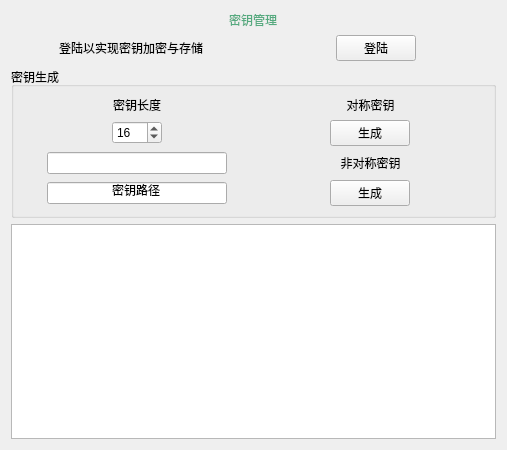
<?xml version="1.0" encoding="UTF-8"?>
<ui version="4.0">
 <class>Auth</class>
 <widget class="QWidget" name="Auth">
  <property name="geometry">
   <rect>
    <x>0</x>
    <y>0</y>
    <width>507</width>
    <height>450</height>
   </rect>
  </property>
  <property name="windowTitle">
   <string>密钥生成</string>
  </property>
  <layout class="QGridLayout" name="gridLayout_2">
   <item row="0" column="0">
    <layout class="QGridLayout" name="gridLayout">
     <item row="4" column="3">
      <widget class="QLabel" name="label_5">
       <property name="text">
        <string>&lt;html&gt;&lt;head/&gt;&lt;body&gt;&lt;p align=&quot;center&quot;&gt;登陆以实现密钥加密与存储&lt;/p&gt;&lt;/body&gt;&lt;/html&gt;</string>
       </property>
      </widget>
     </item>
     <item row="4" column="4" alignment="Qt::AlignHCenter">
      <widget class="QPushButton" name="pushButton_2">
       <property name="text">
        <string>登陆</string>
       </property>
      </widget>
     </item>
     <item row="5" column="3" colspan="2">
      <widget class="QGroupBox" name="groupBox">
       <property name="minimumSize">
        <size>
         <width>50</width>
         <height>120</height>
        </size>
       </property>
       <property name="title">
        <string>密钥生成</string>
       </property>
       <layout class="QGridLayout" name="gridLayout_4">
        <item row="1" column="1">
         <layout class="QGridLayout" name="gridLayout_3">
          <item row="0" column="0">
           <widget class="QLabel" name="label_3">
            <property name="minimumSize">
             <size>
              <width>0</width>
              <height>10</height>
             </size>
            </property>
            <property name="text">
             <string>&lt;html&gt;&lt;head/&gt;&lt;body&gt;&lt;p align=&quot;center&quot;&gt;密钥长度&lt;/p&gt;&lt;/body&gt;&lt;/html&gt;</string>
            </property>
           </widget>
          </item>
          <item row="2" column="0" alignment="Qt::AlignHCenter|Qt::AlignVCenter">
           <widget class="QLineEdit" name="lineEdit">
            <property name="minimumSize">
             <size>
              <width>180</width>
              <height>20</height>
             </size>
            </property>
            <property name="alignment">
             <set>Qt::AlignCenter</set>
            </property>
            <property name="readOnly">
             <bool>true</bool>
            </property>
            <property name="clearButtonEnabled">
             <bool>false</bool>
            </property>
           </widget>
          </item>
          <item row="1" column="1" alignment="Qt::AlignHCenter|Qt::AlignVCenter">
           <widget class="QPushButton" name="pushButton">
            <property name="minimumSize">
             <size>
              <width>0</width>
              <height>0</height>
             </size>
            </property>
            <property name="text">
             <string>生成</string>
            </property>
           </widget>
          </item>
          <item row="2" column="1">
           <widget class="QLabel" name="label">
            <property name="text">
             <string>非对称密钥</string>
            </property>
            <property name="alignment">
             <set>Qt::AlignCenter</set>
            </property>
           </widget>
          </item>
          <item row="1" column="0" alignment="Qt::AlignHCenter|Qt::AlignVCenter">
           <widget class="QSpinBox" name="spinBox">
            <property name="minimumSize">
             <size>
              <width>50</width>
              <height>20</height>
             </size>
            </property>
            <property name="value">
             <number>16</number>
            </property>
           </widget>
          </item>
          <item row="0" column="1">
           <widget class="QLabel" name="label_4">
            <property name="text">
             <string>&lt;html&gt;&lt;head/&gt;&lt;body&gt;&lt;p align=&quot;center&quot;&gt;对称密钥&lt;/p&gt;&lt;/body&gt;&lt;/html&gt;</string>
            </property>
           </widget>
          </item>
          <item row="3" column="1" alignment="Qt::AlignHCenter|Qt::AlignVCenter">
           <widget class="QPushButton" name="pushButton_3">
            <property name="text">
             <string>生成</string>
            </property>
           </widget>
          </item>
          <item row="3" column="0" alignment="Qt::AlignHCenter|Qt::AlignVCenter">
           <widget class="QLineEdit" name="lineEdit_2">
            <property name="minimumSize">
             <size>
              <width>180</width>
              <height>20</height>
             </size>
            </property>
            <property name="inputMask">
             <string/>
            </property>
            <property name="text">
             <string>密钥路径</string>
            </property>
            <property name="alignment">
             <set>Qt::AlignCenter</set>
            </property>
            <property name="readOnly">
             <bool>true</bool>
            </property>
           </widget>
          </item>
         </layout>
        </item>
       </layout>
      </widget>
     </item>
     <item row="9" column="3" colspan="2">
      <widget class="QTextBrowser" name="textBrowser">
       <property name="minimumSize">
        <size>
         <width>382</width>
         <height>71</height>
        </size>
       </property>
      </widget>
     </item>
     <item row="3" column="3" colspan="2" alignment="Qt::AlignHCenter">
      <widget class="QLabel" name="label_2">
       <property name="styleSheet">
        <string notr="true">font: 18pt &quot;华文楷体&quot;;</string>
       </property>
       <property name="text">
        <string>&lt;html&gt;&lt;head/&gt;&lt;body&gt;&lt;p&gt;&lt;span style=&quot; color:#55aa7f;&quot;&gt;密钥管理&lt;/span&gt;&lt;/p&gt;&lt;/body&gt;&lt;/html&gt;</string>
       </property>
      </widget>
     </item>
    </layout>
   </item>
  </layout>
 </widget>
 <resources/>
 <connections/>
</ui>
